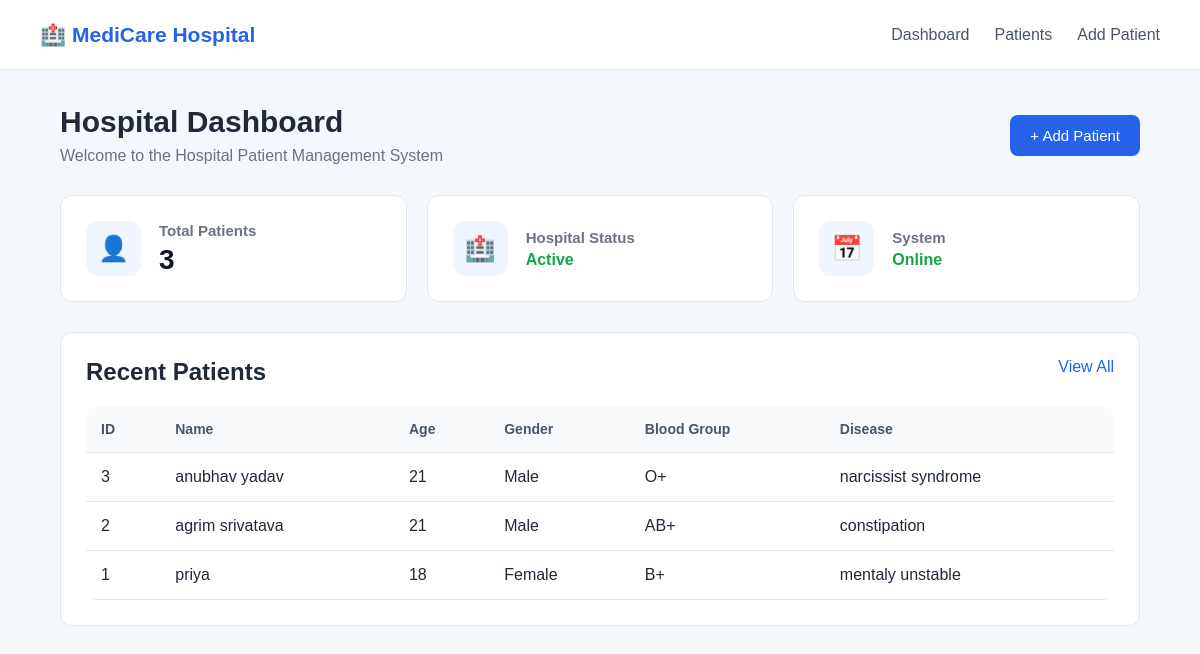
The page / on the database its author committed.
### tables this page shows
CREATE TABLE patients (
            id INTEGER PRIMARY KEY AUTOINCREMENT,
            name TEXT NOT NULL,
            age INTEGER NOT NULL,
            gender TEXT NOT NULL,
            phone TEXT NOT NULL,
            address TEXT,
            blood_group TEXT,
            disease TEXT,
            admission_date TEXT NOT NULL
        );

### app.py (the view)
@app.route("/")
def dashboard():
    conn = get_db_connection()
    total_patients = conn.execute(
        "SELECT COUNT(*) FROM patients"
    ).fetchone()[0]
    recent_patients = conn.execute(
        "SELECT * FROM patients ORDER BY id DESC LIMIT 5"
    ).fetchall()
    conn.close()
    return render_template(
        "dashboard.html",
        total_patients=total_patients,
        recent_patients=recent_patients
    )

### app.py (called while the page is built)
def get_db_connection():
    conn = sqlite3.connect(DATABASE)
    conn.row_factory = sqlite3.Row
    return conn

### templates/dashboard.html (shortened to what this page needs)
{% extends "base.html" %}
{% block content %}
<div class="page-header">
    <div>
        <h1>Hospital Dashboard</h1>
        <p>
            Welcome to the Hospital Patient Management System
        </p>
    </div>
    <a href="{{ url_for('add_patient') }}" class="btn">
        + Add Patient
    </a>
</div>
<div class="stats">
    <div class="card">
        <div class="card-icon">
            👤
        </div>
        <div>
            <h3>Total Patients</h3>
            <p class="number">
                {{ total_patients }}
            </p>
        </div>
    </div>
    <div class="card">
        <div class="card-icon">
            🏥
        </div>
        <div>
            <h3>Hospital Status</h3>
            <p class="status">
                Active
            </p>
        </div>
    </div>
    <div class="card">
        <div class="card-icon">
            📅
        </div>
        <div>
            <h3>System</h3>
            <p class="status">
                Online
            </p>
        </div>
    </div>
</div>
<div class="section">
    <div class="section-header">
        <h2>Recent Patients</h2>
        <a href="{{ url_for('patients') }}">
            View All
        </a>
    </div>
    {% if recent_patients %}
    <div class="table-container">
        <table>
            <thead>
                <tr>
                    <th>ID</th>
                    <th>Name</th>
                    <th>Age</th>
                    <th>Gender</th>
                    <th>Blood Group</th>
                    <th>Disease</th>
                </tr>
            </thead>
            <tbody>
                {% for patient in recent_patients %}
                <tr>
                    <td>{{ patient.id }}</td>
                    <td>{{ patient.name }}</td>
                    <td>{{ patient.age }}</td>
                    <td>{{ patient.gender }}</td>
                    <td>{{ patient.blood_group }}</td>
                    <td>{{ patient.disease }}</td>
                </tr>
                {% endfor %}
            </tbody>
        </table>
    </div>
    {% endif %}
</div>
{% endblock %}

### templates/base.html (shortened to what this page needs)
<!DOCTYPE html>
<html lang="en">
<head>
    <link rel="stylesheet"
          href="{{ url_for('static', filename='css/style.css') }}">
</head>
<body>
    <nav class="navbar">
        <div class="logo">
            🏥 MediCare Hospital
        </div>
        <div class="nav-links">
            <a href="{{ url_for('dashboard') }}">Dashboard</a>
            <a href="{{ url_for('patients') }}">Patients</a>
            <a href="{{ url_for('add_patient') }}">Add Patient</a>
        </div>
    </nav>
    <main class="container">
        {% block content %}
        {% endblock %}
    </main>
</body>
</html>

### static/static/css/style.css (style rules this page uses)
* { margin: 0; padding: 0; box-sizing: border-box; }
body { font-family: Arial, sans-serif; background: #f4f7fb; color: #1f2937; }
.navbar { height: 70px; background: #ffffff; display: flex; align-items: center; justify-content: space-between; padding: 0 40px; border-bottom: 1px solid #e5e7eb; }
.logo { font-size: 21px; font-weight: bold; color: #2563eb; }
.nav-links { display: flex; gap: 25px; }
.nav-links a { text-decoration: none; color: #4b5563; font-weight: 500; }
.container { width: 90%; max-width: 1400px; margin: 35px auto; }
.page-header { display: flex; justify-content: space-between; align-items: center; margin-bottom: 30px; }
.page-header h1 { font-size: 30px; margin-bottom: 8px; }
.page-header p { color: #6b7280; }
.btn { display: inline-block; background: #2563eb; color: white; text-decoration: none; border: none; padding: 12px 20px; border-radius: 8px; cursor: pointer; font-size: 15px; }
.stats { display: grid; grid-template-columns: repeat(3, 1fr); gap: 20px; margin-bottom: 30px; }
.card { background: white; padding: 25px; border-radius: 12px; border: 1px solid #e5e7eb; display: flex; gap: 18px; align-items: center; }
.card-icon { width: 55px; height: 55px; background: #eff6ff; display: flex; align-items: center; justify-content: center; border-radius: 12px; font-size: 25px; }
.card h3 { font-size: 15px; color: #6b7280; margin-bottom: 5px; }
.number { font-size: 28px; font-weight: bold; color: #111827; }
.status { color: #16a34a; font-weight: bold; }
.section { background: white; border-radius: 12px; padding: 25px; border: 1px solid #e5e7eb; }
.section-header { display: flex; justify-content: space-between; margin-bottom: 20px; }
.section-header a { color: #2563eb; text-decoration: none; }
.table-container { width: 100%; overflow-x: auto; background: white; border-radius: 10px; }
table { width: 100%; border-collapse: collapse; min-width: 900px; }
th { background: #f8fafc; color: #475569; font-size: 14px; }
th, td { padding: 15px; text-align: left; border-bottom: 1px solid #e5e7eb; }

### rows shown on the page
patients: id "3", name "anubhav yadav", age "21", gender "Male", blood_group "O+", disease "narcissist syndrome"
patients: id "2", name "agrim srivatava", age "21", gender "Male", blood_group "AB+", disease "constipation"
patients: id "1", name "priya", age "18", gender "Female", blood_group "B+", disease "mentaly unstable"

### other values the page prints
{{ total_patients }} "3"
